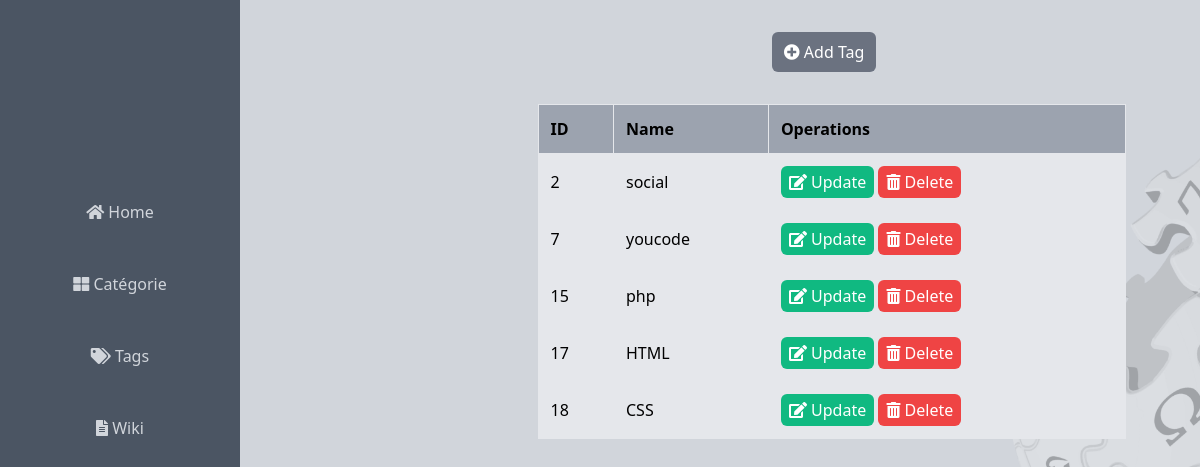
Page /views/tags.php on the committed database.
### tables this page shows
CREATE TABLE `tags` (
  `idTag` int NOT NULL,
  `nameTag` varchar(255) DEFAULT NULL
);

### config/config.php (called while the page is built, shortened)
<?php
class Database {
    private static $instance;
    private $connection;
    private function __construct() {
        $this->connection = new PDO("mysql:host=localhost;dbname=wiki", "root","");
        $this->connection->setAttribute(PDO::ATTR_ERRMODE, PDO::ERRMODE_EXCEPTION);
    }
    public static function getInstance() {
        if (!self::$instance) {
            self::$instance = new Database();
        }
        return self::$instance;
    }
    public function getConnection() {
        return $this->connection;
    }
}

### Models/Admin.php (called while the page is built, shortened)
<?php
require_once '../config/config.php';
class TagsModel{
    private $connection;
    public function __construct() {
        $this->connection = Database::getInstance()->getConnection();
    }
    public function getAllTags() {
        try {
            $query = "SELECT nameTag,idTag FROM tags";
            $stmt = $this->connection->prepare($query);
            $stmt->execute();
            return $stmt->fetchAll(PDO::FETCH_OBJ);
        } catch (PDOException $e) {
            echo $e->getMessage();
            return false;
        }
    }
            }

### views/tags.php (the view, shortened to what this page needs)
<?php
$tagObj  = new TagsModel();
$tags = $tagObj->getAllTags();
?>
<!DOCTYPE html>
<html lang="en">
<head>
    <link href="https://cdn.jsdelivr.net/npm/tailwindcss@2.2.19/dist/tailwind.min.css" rel="stylesheet">
    <link rel="stylesheet" href="https://cdnjs.cloudflare.com/ajax/libs/font-awesome/5.15.3/css/all.min.css">
    <link rel="stylesheet" href="../public/css/style.css">
</head>
<body class="bg-no-repeat bg-right bg-fixed bg-gray-300 overflow-hidden" style="background-image: url('../public/image/wikiii.png'); background-size: contain;">
    <div class="flex space-x-56">
        <div class="w-72 h-screen bg-gray-600 p-4">
            <a href="admin.php">
                <button class="bg-transparent w-52 text-gray-300 py-6 px-4 mt-40 rounded hover:bg-black transition duration-300">
                    <i class="fas fa-home"></i> Home
                </button>
            </a><br>
            <a href="catégories.php">
                <button class="bg-transparent w-52 text-gray-300 py-6 px-4 rounded hover:bg-black transition duration-300">
                    <i class="fas fa-th-large"></i> Catégorie
                </button>
            </a><br>
            <a href="tags.php">
                <button class="bg-transparent w-52 text-gray-300 py-6 px-4 rounded hover:bg-black transition duration-300">
                    <i class="fas fa-tags"></i> Tags
                </button>
            </a><br>
            <a href="wiki.php">
                <button class="bg-transparent w-52 text-gray-300 py-6 px-4 rounded hover:bg-black transition duration-300">
                    <i class="fas fa-file-alt"></i> Wiki
                </button>
            </a>
        </div>
        <div class="flex flex-col w-full md:w-4/5 overflow-x-auto">
            <?php if ($tags): ?>
                <table class="mx-auto my-8 w-full md:w-4/5 bg-gray-200 border border-collapse border-gray-300 ">
                    <thead>
                        <tr class="bg-gray-400">
                            <th class="border p-3 text-left">ID</th>
                            <th class="border p-3 text-left">Name</th>
                            <th class="border p-3 text-left">Operations</th>
                        </tr>
                    </thead>
                    <tbody>
                    <div class="flex flex-col items-center mt-8">
                <button onclick="showAddTagPopup()" class="bg-gray-500 text-white py-2 px-3  mr-4 rounded-md hover:bg-gray-700">
                    <i class="fas fa-plus-circle"></i> Add Tag
                </button>
            </div>
                        <?php for ($i = 0; $i < count($tags); $i++): ?>
                            <tr class="hover:bg-gray-100">
                                <td class="border p-3"><?php echo isset($tags[$i]->idTag) ? $tags[$i]->idTag : ''; ?></td>
                                <td class="border p-3"><?php echo isset($tags[$i]->nameTag) ? $tags[$i]->nameTag : ''; ?></td>
                                <td class="border p-3">
                                    <button onclick="showEditTagPopup(<?php echo isset($tags[$i]->idTag) ? $tags[$i]->idTag : ''; ?>, '<?php echo isset($tags[$i]->nameTag) ? $tags[$i]->nameTag : ''; ?>')" class="bg-green-500 text-white py-1 px-2 rounded-md hover:bg-green-600">
                                        <i class="fas fa-edit"></i> Update
                                    </button>
                                    <button onclick="deleteTag(<?php echo isset($tags[$i]->idTag) ? $tags[$i]->idTag : ''; ?>)" class="bg-red-500 text-white py-1 px-2 rounded-md hover:bg-red-600">
                                        <i class="fas fa-trash-alt"></i> Delete
                                    </button>
                                </td>
                            </tr>
                        <?php endfor; ?>
                    </tbody>
                </table>
            <?php else: ?>
                <p>No tags available.</p>
            <?php endif; ?>
        </div>
    </div>
</body>
</html>

### rows in the picture
tags: idTag "2", nameTag "social"
tags: idTag "7", nameTag "youcode"
tags: idTag "15", nameTag "php"
tags: idTag "17", nameTag "HTML"
tags: idTag "18", nameTag "CSS"
